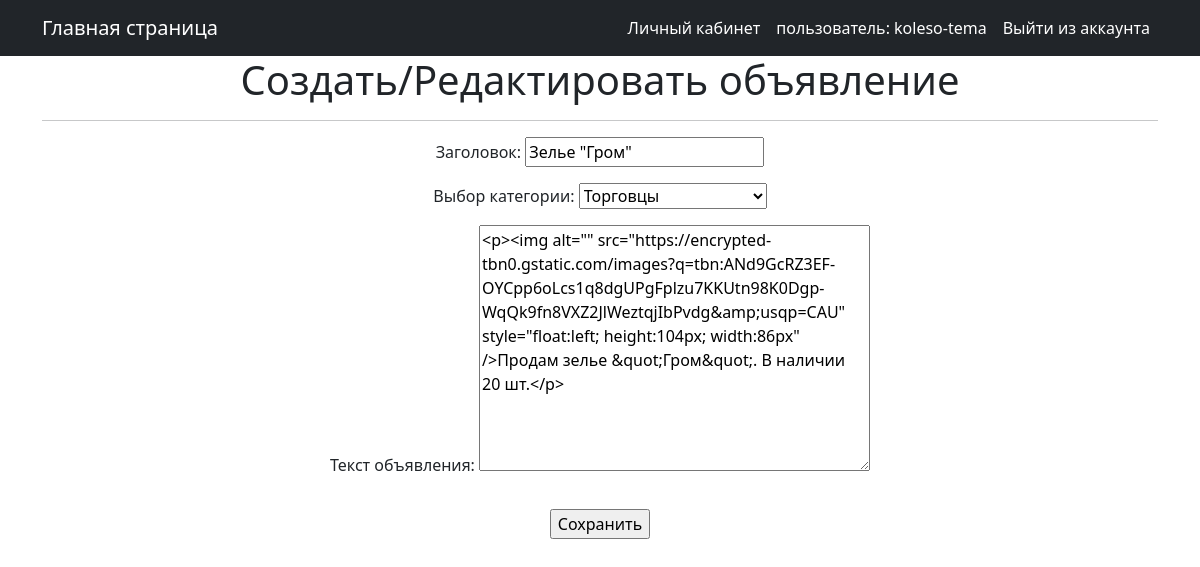
The app's page /home/4/update/ (signed in) with its own data.
### announcement/models.py (models this page shows, shortened)
class Announcement(models.Model):
    TYPE = (
        ('tank', 'Танки'),
        ('heal', "Хилы"),
        ('dd', "ДД"),
        ('buyers', 'Торговцы'),
        ('gildmaster', 'Гилдмастеры'),
        ('quest', 'Квестгиверы'),
        ('smith', 'Кузнецы'),
        ('tanner', 'Кожевники'),
        ('potion', 'Зельевары'),
        ('spellmaster', 'Мастера заклинаний'),
    )
    dateCreation = models.DateTimeField(auto_now_add=True)
    author = models.ForeignKey(User, unique=False, on_delete=models.CASCADE, null=False, blank=True)
    category = models.CharField(max_length=11, choices=TYPE, default='tank')
    title = models.CharField(max_length=64)
    text = RichTextUploadingField()

### announcement/views.py (the view)
# urls.py: path('home/<int:pk>/update/', AnnoUpdate.as_view(), name='anno_update'),
class AnnoUpdate(PermissionRequiredMixin, UpdateView):
    model = Announcement
    form_class = AnnouncementCreateForm
    permission_required = ('announcement.change_post',)
    template_name = 'announcement/anno_create.html'
    success_url = reverse_lazy('personal_area')

### announcement/forms.py
class AnnouncementCreateForm(forms.ModelForm):
    title = forms.CharField(label='Заголовок')
    class Meta:
        model = Announcement
        fields = [
            'title',
            'category',
            'text',
         ]
        labels = {
            "text": 'Текст объявления',
            'category': 'Выбор категории'
        }

### templates/announcement/anno_create.html (shortened to what this page needs)
{% extends 'flatpages/default.html' %}
{% block content %}
    <h1>Создать/Редактировать объявление</h1>
<hr>
<form action="" method="post">
    {{ form.as_p }}
    <input type="submit" class="mt-3 btn-primary" value="Сохранить" />
</form>
<br/>
{% endblock content %}

### templates/flatpages/default.html (shortened to what this page needs)
<!DOCTYPE html>
<html lang="ru">
    <head>
        {% load static %}
        <link href="{% static 'css/styles.css' %}" rel="stylesheet" />
    </head>
    <body>
        <nav class="navbar navbar-expand-lg navbar-dark bg-dark">
            <div class="container">
                <a class="navbar-brand" href="{% url 'anno_list' %}">Главная страница</a>
                <div class="collapse navbar-collapse" id="navbarSupportedContent">
                    <ul class="navbar-nav ms-auto mb-2 mb-lg-0">
                        {% if request.user.is_authenticated %}
                            <li class="nav-item"><a class="nav-link active" href="{% url 'personal_area' %}">Личный кабинет</a>
                            <li class="nav-item"><a class="nav-link active" aria-current="page" href="#">пользователь: {{ user.username }}</a></li>
                            <li class="nav-item"><a class="nav-link active" aria-current="page" href="{% url 'logout' %}">Выйти из аккаунта</a></li>
                        {% else %}
                            <li class="nav-item"><a class="nav-link active" aria-current="page"  href="{% url 'login' %}">Войти</a></li>
                            <li class="nav-item"><a class="nav-link active" href="{% url 'signup' %}">Регистрация</a></li>
                        {% endif %}
                    </ul>
                </div>
            </div>
        </nav>
        <div class="container">
            <div class="row">
                <div class="col-lg-12 text-center">
                     {% block content %}{% endblock content %}
                </div>
            </div>
        </div>
    </body>
</html>

### records on screen
Announcement: title "Зелье \"Гром\"", category "Торговцы", text "<p><img alt=\"\" src=\"https://encrypted-tbn0.gstatic.com/images?q=tbn:ANd9GcRZ3EF-OYCpp6oLcs1q8dgUPgFplzu7KKUtn98K0Dgp-WqQk9fn8VXZ2JlWeztqjIbPvdg&amp;usqp=CAU\" style=\"float:left; height:104px; width:86px\" />Продам зелье &quot;Гром&quot;. В наличии 20 шт.</p>"

### other values on screen
{{ user.username }} "koleso-tema"
